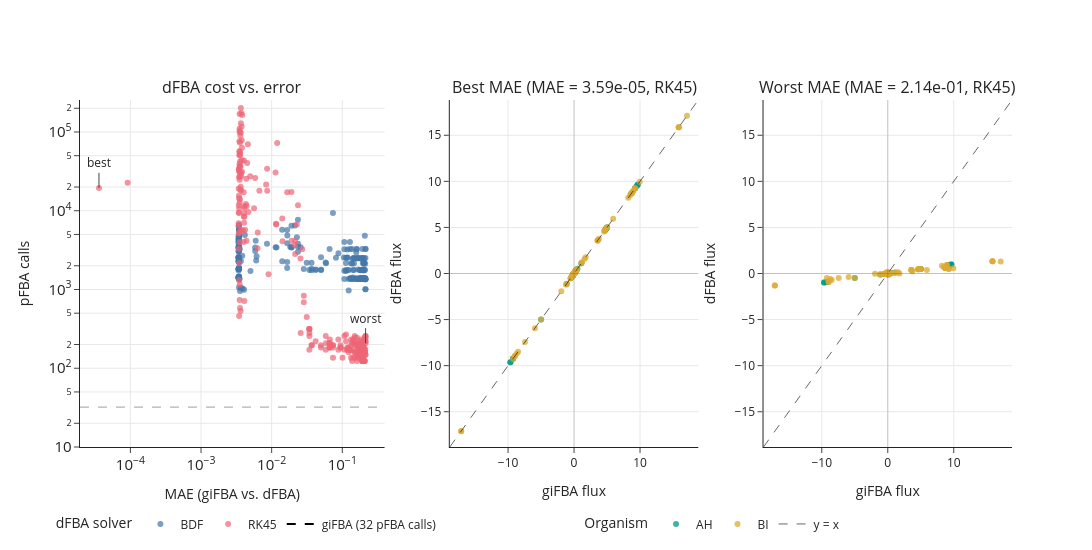

Source (notebook cell):
### Markdown cell above
## 5. dFBA cost vs. error, and best/worst flux comparison

Left: dFBA pFBA call count against MAE for each run. giFBA makes the same number of pFBA calls in every run, so it is drawn as a single dashed line.

Middle/right: giFBA vs. dFBA flux per reaction for the lowest- and highest-MAE runs, colored by organism. Hover over a point for the reaction, organism and both fluxes.

### Code cell
ORG_SHORT = {
    "Eubacterium_hallii_DSM_3353": "AH",
    "Bifidobacterium_longum_infantis_ATCC_15697": "BI",
}


def org_labels(run_id: str, columns: pd.Index) -> pd.Series:
    """Maps each flux column of one run to "AH" or "BI"."""
    names = model_names.get(run_id)
    return pd.Series(
        [ORG_SHORT[bau.get_org_label(names, bau.get_org_index(c))] for c in columns],
        index=columns,
    )


best_idx = eq_df_filtered["MAE"].idxmin()
worst_idx = eq_df_filtered["MAE"].idxmax()
assert df_filtered["gifba_pfba_calls"].nunique() == 1, "giFBA pFBA call count differs between runs"
gifba_calls = int(df_filtered["gifba_pfba_calls"].iloc[0])

fig = make_subplots(
    rows=1, cols=3,
    column_widths=[0.38, 0.31, 0.31],
    horizontal_spacing=0.07,
    subplot_titles=(
        "dFBA cost vs. error",
        f"Best MAE (MAE = {df.loc[best_idx, 'MAE']:.2e}, {df.loc[best_idx, 'solver_method']})",
        f"Worst MAE (MAE = {df.loc[worst_idx, 'MAE']:.2e}, {df.loc[worst_idx, 'solver_method']})",
    ),
)

for solver, color in bau.SOLVER_COLORS.items():
    runs = df_filtered[df_filtered["solver_method"] == solver]
    fig.add_trace(
        go.Scatter(
            x=runs["MAE"], y=runs["dfba_pfba_calls"], mode="markers", name=solver,
            marker=dict(size=6, color=color, opacity=0.7),
            customdata=runs.index,
            hovertemplate="run %{customdata}<br>MAE: %{x:.3g}<br>dFBA pFBA calls: %{y:,d}<extra>" + solver + "</extra>",
            legend="legend",
        ),
        row=1, col=1,
    )
fig.add_hline(y=gifba_calls, line_dash="dash", line_color="black", line_width=1.2, row=1, col=1)
# Dummy trace so the giFBA line appears in the legend.
fig.add_trace(go.Scatter(x=[None], y=[None], mode="lines", line=dict(color="black", dash="dash"),
                         name=f"giFBA ({gifba_calls} pFBA calls)", legend="legend"), row=1, col=1)

for run_id, tag in ((best_idx, "best"), (worst_idx, "worst")):
    fig.add_annotation(x=np.log10(df_filtered.loc[run_id, "MAE"]), y=np.log10(df_filtered.loc[run_id, "dfba_pfba_calls"]),
                       text=tag, showarrow=True, arrowhead=0, ax=0, ay=-25, row=1, col=1)
fig.update_xaxes(type="log", title_text="MAE (giFBA vs. dFBA)", showgrid=True, row=1, col=1)
# Floor at 1 call so the giFBA line clears the bottom edge; log-axis ranges are in log10 units.
y_top = np.log10(df_filtered["dfba_pfba_calls"].max()) + 0.1
fig.update_yaxes(type="log", title_text="pFBA calls", range=(1, y_top), showgrid=True, row=1, col=1)

for col, run_id in ((2, best_idx), (3, worst_idx)):
    gifba_s = gifba_fluxes_df.loc[run_id].astype("float64")
    dfba_s = dfba_fluxes_df.loc[run_id].reindex(gifba_s.index).astype("float64")
    orgs = org_labels(run_id, gifba_s.index)
    for org, color in bau.AH_BI_ORG_COLORS.items():
        mask = (orgs == org).to_numpy()
        fig.add_trace(
            go.Scatter(
                x=gifba_s[mask], y=dfba_s[mask], mode="markers", name=org,
                marker=dict(size=6, color=color, opacity=0.75),
                customdata=[rxn.rsplit("___", 1)[0] for rxn in gifba_s.index[mask]],
                hovertemplate="%{customdata} (" + org + ")<br>giFBA: %{x:.4g}<br>dFBA: %{y:.4g}<extra></extra>",
                legend="legend2", showlegend=col == 2,
            ),
            row=1, col=col,
        )
    lo = min(gifba_s.min(), dfba_s.min())
    hi = max(gifba_s.max(), dfba_s.max())
    pad = 0.05 * (hi - lo)
    lo, hi = lo - pad, hi + pad
    fig.add_trace(
        go.Scatter(x=[lo, hi], y=[lo, hi], mode="lines", line=dict(color="black", dash="dash", width=1),
                   opacity=0.6, name="y = x", hoverinfo="skip", legend="legend2", showlegend=col == 2),
        row=1, col=col,
    )
    fig.add_hline(y=0, line_color="black", line_width=0.8, opacity=0.2, row=1, col=col)
    fig.add_vline(x=0, line_color="black", line_width=0.8, opacity=0.2, row=1, col=col)
    fig.update_xaxes(title_text="giFBA flux", range=(lo, hi), showgrid=True, row=1, col=col)
    fig.update_yaxes(title_text="dFBA flux", range=(lo, hi), showgrid=True, row=1, col=col)

fig.update_layout(
    template="simple_white",
    height=550, width=1500,
    xaxis=dict(exponentformat="power",  showexponent="all"),
    yaxis=dict(exponentformat="power",  showexponent="all"),
    legend=dict(title=dict(text="dFBA solver"), orientation="h", x=0.18, y=-0.18, xanchor="center", yanchor="top"),
    legend2=dict(title=dict(text="Organism"), orientation="h", x=0.68, y=-0.18, xanchor="center", yanchor="top"),
)
fig.show()
fig.write_html(FIG_DIR / f"dfba_calls_vs_mae_flux_comparison_{config.name}.html")

### Figure 1 — Plotly figure (JSON) as saved in the notebook; plotly's stock layout.template omitted (floating-point values rounded to 4 significant figures; data arrays with more than 128 entries replaced by an {"elided": "..."} marker saying what was removed)
{"data": [{"customdata": {"elided": "251 str values"}, "hovertemplate": "run %{customdata}<br>MAE: %{x:.3g}<br>dFBA pFBA calls: %{y:,d}<extra>BDF</extra>", "legend": "legend", "marker": {"color": "#4477AA", "opacity": 0.7, "size": 6}, "mode": "markers", "name": "BDF", "type": "scatter", "x": {"elided": "251 float values"}, "xaxis": "x", "y": {"elided": "251 int values"}, "yaxis": "y"}, {"customdata": {"elided": "244 str values"}, "hovertemplate": "run %{customdata}<br>MAE: %{x:.3g}<br>dFBA pFBA calls: %{y:,d}<extra>RK45</extra>", "legend": "legend", "marker": {"color": "#EE6677", "opacity": 0.7, "size": 6}, "mode": "markers", "name": "RK45", "type": "scatter", "x": {"elided": "244 float values"}, "xaxis": "x", "y": {"elided": "244 int values"}, "yaxis": "y"}, {"legend": "legend", "line": {"color": "black", "dash": "dash"}, "mode": "lines", "name": "giFBA (32 pFBA calls)", "type": "scatter", "x": [null], "xaxis": "x", "y": [null], "yaxis": "y"}, {"customdata": {"elided": "439 str values"}, "hovertemplate": "%{customdata} (AH)<br>giFBA: %{x:.4g}<br>dFBA: %{y:.4g}<extra></extra>", "legend": "legend2", "marker": {"color": "#009988", "opacity": 0.75, "size": 6}, "mode": "markers", "name": "AH", "showlegend": true, "type": "scatter", "x": {"elided": "439 float values"}, "xaxis": "x2", "y": {"elided": "439 float values"}, "yaxis": "y2"}, {"customdata": {"elided": "389 str values"}, "hovertemplate": "%{customdata} (BI)<br>giFBA: %{x:.4g}<br>dFBA: %{y:.4g}<extra></extra>", "legend": "legend2", "marker": {"color": "#DDAA33", "opacity": 0.75, "size": 6}, "mode": "markers", "name": "BI", "showlegend": true, "type": "scatter", "x": {"elided": "389 float values"}, "xaxis": "x2", "y": {"elided": "389 float values"}, "yaxis": "y2"}, {"hoverinfo": "skip", "legend": "legend2", "line": {"color": "black", "dash": "dash", "width": 1}, "mode": "lines", "name": "y = x", "opacity": 0.6, "showlegend": true, "type": "scatter", "x": [-18.83, 18.83], "xaxis": "x2", "y": [-18.83, 18.83], "yaxis": "y2"}, {"customdata": {"elided": "439 str values"}, "hovertemplate": "%{customdata} (AH)<br>giFBA: %{x:.4g}<br>dFBA: %{y:.4g}<extra></extra>", "legend": "legend2", "marker": {"color": "#009988", "opacity": 0.75, "size": 6}, "mode": "markers", "name": "AH", "showlegend": false, "type": "scatter", "x": {"elided": "439 float values"}, "xaxis": "x3", "y": {"elided": "439 float values"}, "yaxis": "y3"}, {"customdata": {"elided": "389 str values"}, "hovertemplate": "%{customdata} (BI)<br>giFBA: %{x:.4g}<br>dFBA: %{y:.4g}<extra></extra>", "legend": "legend2", "marker": {"color": "#DDAA33", "opacity": 0.75, "size": 6}, "mode": "markers", "name": "BI", "showlegend": false, "type": "scatter", "x": {"elided": "389 float values"}, "xaxis": "x3", "y": {"elided": "389 float values"}, "yaxis": "y3"}, {"hoverinfo": "skip", "legend": "legend2", "line": {"color": "black", "dash": "dash", "width": 1}, "mode": "lines", "name": "y = x", "opacity": 0.6, "showlegend": false, "type": "scatter", "x": [-18.83, 18.83], "xaxis": "x3", "y": [-18.83, 18.83], "yaxis": "y3"}], "layout": {"annotations": [{"font": {"size": 16}, "showarrow": false, "text": "dFBA cost vs. error", "x": 0.1634, "xanchor": "center", "xref": "paper", "y": 1, "yanchor": "bottom", "yref": "paper"}, {"font": {"size": 16}, "showarrow": false, "text": "Best MAE (MAE = 3.59e-05, RK45)", "x": 0.5301, "xanchor": "center", "xref": "paper", "y": 1, "yanchor": "bottom", "yref": "paper"}, {"font": {"size": 16}, "showarrow": false, "text": "Worst MAE (MAE = 2.14e-01, RK45)", "x": 0.8667, "xanchor": "center", "xref": "paper", "y": 1, "yanchor": "bottom", "yref": "paper"}, {"arrowhead": 0, "ax": 0, "ay": -25, "showarrow": true, "text": "best", "x": -4.445, "xref": "x", "y": 4.29, "yref": "y"}, {"arrowhead": 0, "ax": 0, "ay": -25, "showarrow": true, "text": "worst", "x": -0.6703, "xref": "x", "y": 2.318, "yref": "y"}], "height": 550, "legend": {"orientation": "h", "title": {"text": "dFBA solver"}, "x": 0.18, "xanchor": "center", "y": -0.18, "yanchor": "top"}, "legend2": {"orientation": "h", "title": {"text": "Organism"}, "x": 0.68, "xanchor": "center", "y": -0.18, "yanchor": "top"}, "shapes": [{"line": {"color": "black", "dash": "dash", "width": 1.2}, "type": "line", "x0": 0, "x1": 1, "xref": "x domain", "y0": 32, "y1": 32, "yref": "y"}, {"line": {"color": "black", "width": 0.8}, "opacity": 0.2, "type": "line", "x0": 0, "x1": 1, "xref": "x2 domain", "y0": 0, "y1": 0, "yref": "y2"}, {"line": {"color": "black", "width": 0.8}, "opacity": 0.2, "type": "line", "x0": 0, "x1": 0, "xref": "x2", "y0": 0, "y1": 1, "yref": "y2 domain"}, {"line": {"color": "black", "width": 0.8}, "opacity": 0.2, "type": "line", "x0": 0, "x1": 1, "xref": "x3 domain", "y0": 0, "y1": 0, "yref": "y3"}, {"line": {"color": "black", "width": 0.8}, "opacity": 0.2, "type": "line", "x0": 0, "x1": 0, "xref": "x3", "y0": 0, "y1": 1, "yref": "y3 domain"}], "width": 1500, "xaxis": {"anchor": "y", "domain": [0, 0.3268], "exponentformat": "power", "showexponent": "all", "showgrid": true, "title": {"text": "MAE (giFBA vs. dFBA)"}, "type": "log"}, "xaxis2": {"anchor": "y2", "domain": [0.3968, 0.6634], "range": [-18.83, 18.83], "showgrid": true, "title": {"text": "giFBA flux"}}, "xaxis3": {"anchor": "y3", "domain": [0.7334, 1], "range": [-18.83, 18.83], "showgrid": true, "title": {"text": "giFBA flux"}}, "yaxis": {"anchor": "x", "domain": [0, 1], "exponentformat": "power", "range": [1, 5.406], "showexponent": "all", "showgrid": true, "title": {"text": "pFBA calls"}, "type": "log"}, "yaxis2": {"anchor": "x2", "domain": [0, 1], "range": [-18.83, 18.83], "showgrid": true, "title": {"text": "dFBA flux"}}, "yaxis3": {"anchor": "x3", "domain": [0, 1], "range": [-18.83, 18.83], "showgrid": true, "title": {"text": "dFBA flux"}}}}
